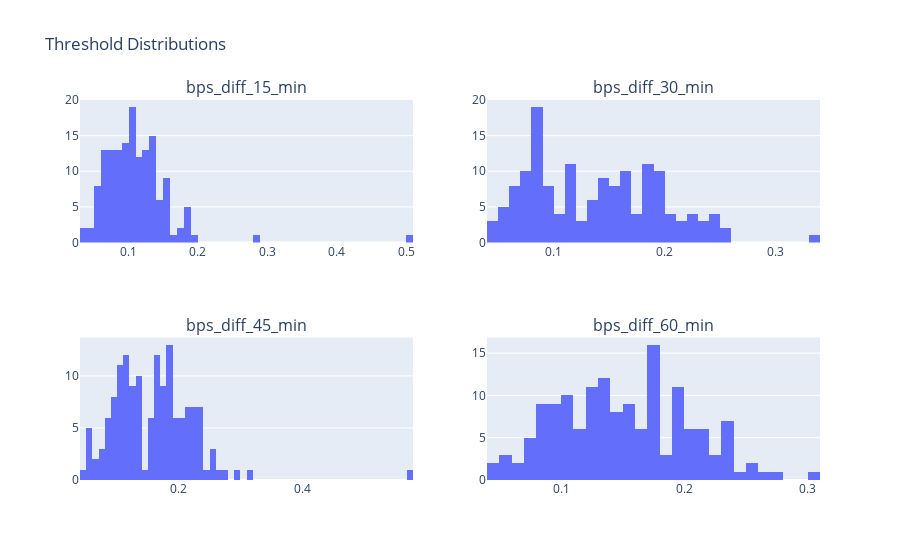

Notebook cell for this chart:
### Code cell
from plotly.subplots import make_subplots



def compute_bps_diff_thresholds(buy_amount_price_over_time, column:str) -> pd.DataFrame:
    one_token_prices = buy_amount_price_over_time[[column]].copy()
    one_token_prices['t-15'] = one_token_prices[column].shift(1)
    one_token_prices['t-30'] = one_token_prices[column].shift(2)
    one_token_prices['t-45'] = one_token_prices[column].shift(3)
    one_token_prices['t-60'] = one_token_prices[column].shift(4)
    one_token_prices['bps_diff_15_min'] = ((one_token_prices[column] - one_token_prices['t-15']) / one_token_prices['t-15'] * 1_000)
    one_token_prices['bps_diff_30_min'] = ((one_token_prices[column] - one_token_prices['t-30']) / one_token_prices['t-30'] * 1_000)
    one_token_prices['bps_diff_45_min'] = ((one_token_prices[column] - one_token_prices['t-45']) / one_token_prices['t-45'] * 1_000)
    one_token_prices['bps_diff_60_min'] = ((one_token_prices[column] - one_token_prices['t-60']) / one_token_prices['t-60'] * 1_000)
    thresholds = one_token_prices.filter(like='bps_diff_').abs().quantile(0.9).rename(column)
    return thresholds

all_thresholds = []
for col in buy_amount_price_over_time.columns:
    thresholds = compute_bps_diff_thresholds(buy_amount_price_over_time, col)
    all_thresholds.append(thresholds)

threshold_df = pd.concat(all_thresholds, axis=1).T
fig = make_subplots(rows=2, cols=2, subplot_titles=threshold_df.columns)

for i, col in enumerate(threshold_df.columns):
    fig.add_trace(
        px.histogram(threshold_df, x=col).data[0],
        row=(i // 2) + 1,
        col=(i % 2) + 1
    )

fig.update_layout(title_text="Threshold Distributions", showlegend=False)
fig.show()

### Figure 1 — Plotly figure (JSON) as saved in the notebook; plotly's stock layout.template omitted (floating-point values rounded to 4 significant figures; data arrays with more than 128 entries replaced by an {"elided": "..."} marker saying what was removed)
{"data": [{"alignmentgroup": "True", "bingroup": "x", "hovertemplate": "bps_diff_15_min=%{x}<br>count=%{y}<extra></extra>", "legendgroup": "", "marker": {"color": "#636efa", "pattern": {"shape": ""}}, "name": "", "offsetgroup": "", "orientation": "v", "showlegend": false, "type": "histogram", "x": {"elided": "150 float values"}, "xaxis": "x", "yaxis": "y"}, {"alignmentgroup": "True", "bingroup": "x", "hovertemplate": "bps_diff_30_min=%{x}<br>count=%{y}<extra></extra>", "legendgroup": "", "marker": {"color": "#636efa", "pattern": {"shape": ""}}, "name": "", "offsetgroup": "", "orientation": "v", "showlegend": false, "type": "histogram", "x": {"elided": "150 float values"}, "xaxis": "x2", "yaxis": "y2"}, {"alignmentgroup": "True", "bingroup": "x", "hovertemplate": "bps_diff_45_min=%{x}<br>count=%{y}<extra></extra>", "legendgroup": "", "marker": {"color": "#636efa", "pattern": {"shape": ""}}, "name": "", "offsetgroup": "", "orientation": "v", "showlegend": false, "type": "histogram", "x": {"elided": "150 float values"}, "xaxis": "x3", "yaxis": "y3"}, {"alignmentgroup": "True", "bingroup": "x", "hovertemplate": "bps_diff_60_min=%{x}<br>count=%{y}<extra></extra>", "legendgroup": "", "marker": {"color": "#636efa", "pattern": {"shape": ""}}, "name": "", "offsetgroup": "", "orientation": "v", "showlegend": false, "type": "histogram", "x": {"elided": "150 float values"}, "xaxis": "x4", "yaxis": "y4"}], "layout": {"annotations": [{"font": {"size": 16}, "showarrow": false, "text": "bps_diff_15_min", "x": 0.225, "xanchor": "center", "xref": "paper", "y": 1, "yanchor": "bottom", "yref": "paper"}, {"font": {"size": 16}, "showarrow": false, "text": "bps_diff_30_min", "x": 0.775, "xanchor": "center", "xref": "paper", "y": 1, "yanchor": "bottom", "yref": "paper"}, {"font": {"size": 16}, "showarrow": false, "text": "bps_diff_45_min", "x": 0.225, "xanchor": "center", "xref": "paper", "y": 0.375, "yanchor": "bottom", "yref": "paper"}, {"font": {"size": 16}, "showarrow": false, "text": "bps_diff_60_min", "x": 0.775, "xanchor": "center", "xref": "paper", "y": 0.375, "yanchor": "bottom", "yref": "paper"}], "showlegend": false, "title": {"text": "Threshold Distributions"}, "xaxis": {"anchor": "y", "domain": [0, 0.45]}, "xaxis2": {"anchor": "y2", "domain": [0.55, 1]}, "xaxis3": {"anchor": "y3", "domain": [0, 0.45]}, "xaxis4": {"anchor": "y4", "domain": [0.55, 1]}, "yaxis": {"anchor": "x", "domain": [0.625, 1]}, "yaxis2": {"anchor": "x2", "domain": [0.625, 1]}, "yaxis3": {"anchor": "x3", "domain": [0, 0.375]}, "yaxis4": {"anchor": "x4", "domain": [0, 0.375]}}}
